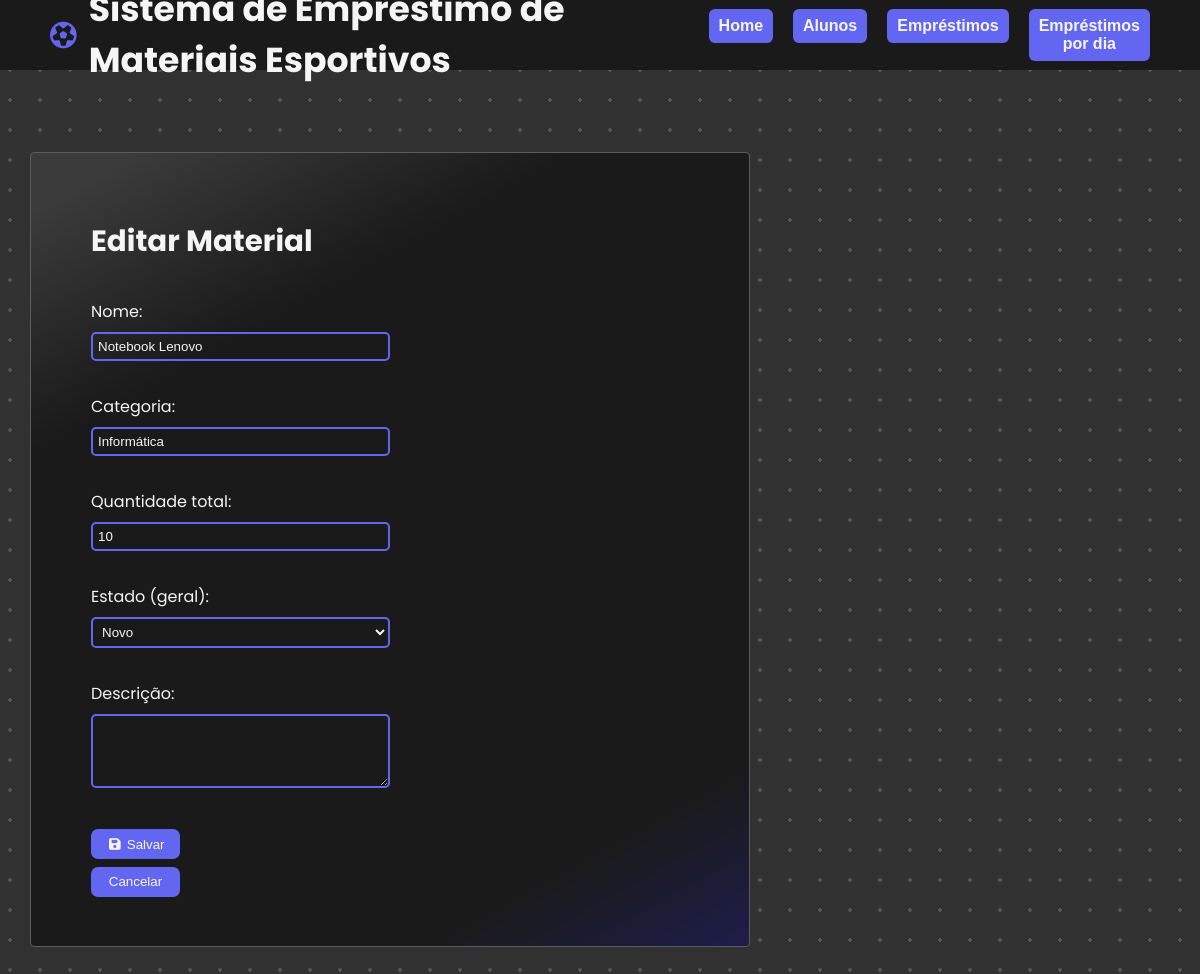
Page /public/index.php?entidade=material&acao=editar&id=1 on the earlier database version.
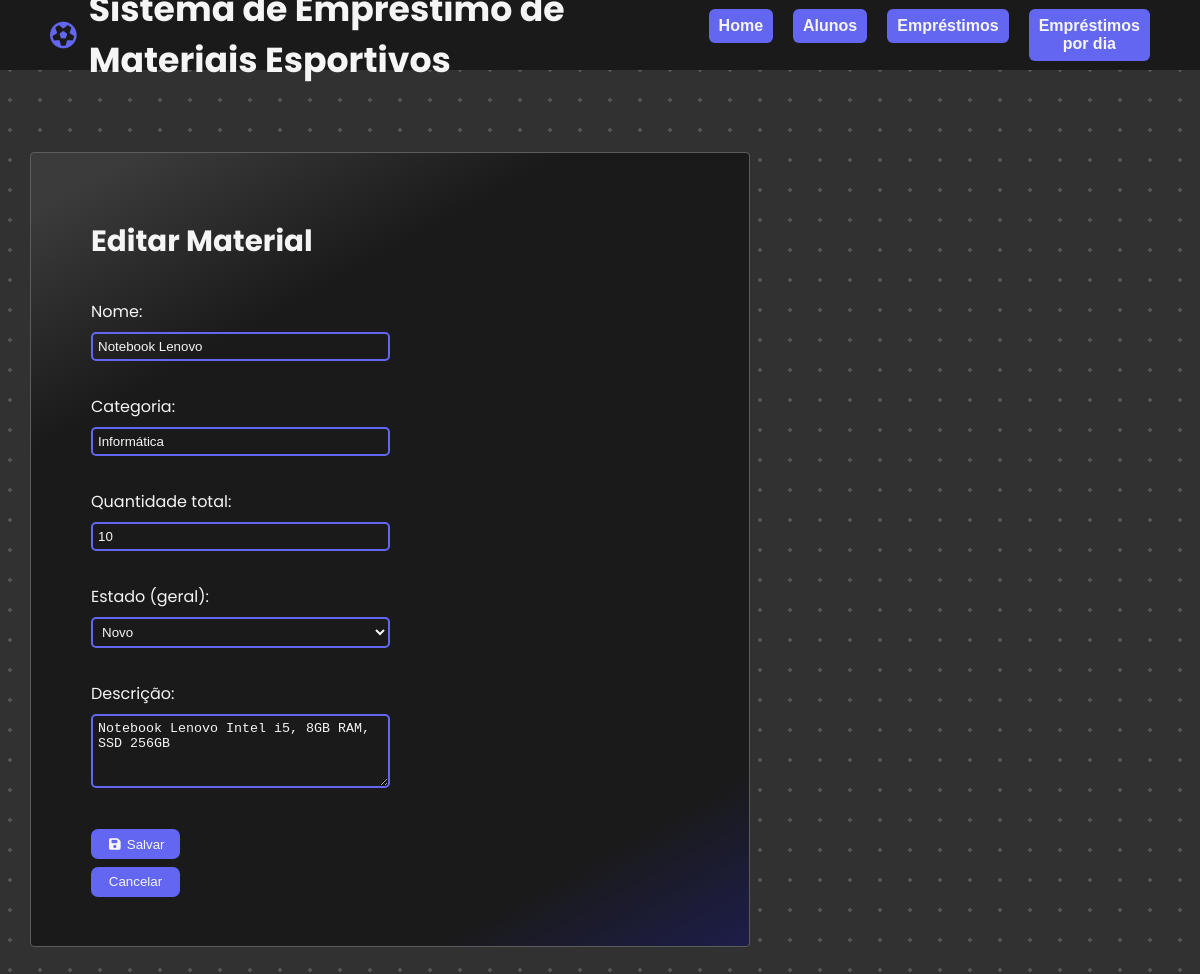
Same page on the later database version.
### tables this page shows
CREATE TABLE Material (
  id_material INT PRIMARY KEY AUTO_INCREMENT,
  nome VARCHAR(100),
  categoria VARCHAR(50),
  quantidade_total INT,
  quantidade_disp INT,
  estado VARCHAR(20),
  descricao varchar(200)
);

### config/db.php (called while the page is built, shortened)
<?php
function getPDO() {
  $host = '127.0.0.1';
  $db   = 'reservamateriais';
  $user = 'root';
  $pass = '';
  $dsn  = "mysql:host=$host;dbname=$db;charset=utf8";
  try {
    $pdo = new PDO($dsn, $user, $pass);
    $pdo->setAttribute(PDO::ATTR_ERRMODE, PDO::ERRMODE_EXCEPTION);
    $pdo->setAttribute(PDO::ATTR_DEFAULT_FETCH_MODE, PDO::FETCH_ASSOC);
    return $pdo;
  } catch (PDOException $e) {
    die('Erro de conexão: ' . $e->getMessage());
  }
}
function h($s) {
  return htmlspecialchars($s ?? '', ENT_QUOTES, 'UTF-8');
}

### src/dao/materialDAO.php (called while the page is built, shortened)
<?php
require_once __DIR__ . '/../../config/db.php';
class MaterialDAO {
  private $pdo;
  public function __construct() { $this->pdo = getPDO(); }
  public function buscarPorId($id) {
    $stmt = $this->pdo->prepare("SELECT id_material, nome, categoria, quantidade_total, quantidade_disp, estado, descricao
                                 FROM Material WHERE id_material = ?");
    $stmt->execute(array($id));
    return $stmt->fetch();
  }
}

### src/controller/material_editar.php (the view, shortened to what this page needs)
<!DOCTYPE html>
<html lang="pt-br">
<head>
    <link rel="stylesheet" href="assets/style.css">
    <link rel="stylesheet" href="https://cdnjs.cloudflare.com/ajax/libs/font-awesome/7.0.1/css/all.min.css"
 />
</head>
<body>
    <header>
        <div>
            <i class="fa-regular fa-futbol"></i>
            <h1>Sistema de Empréstimo de Materiais Esportivos</h1>
        </div>
        <div>
           <a href="?entidade=home&acao=index"><button type="button">Home</button></a>
            <a href="?entidade=aluno&acao=listar"><button type="button">Alunos</button></a>
            <a href="?entidade=emprestimo&acao=listar"><button type="button">Empréstimos</button></a>
            <a href="?entidade=emprestimo&acao=por_dia"><button type="button">Empréstimos por dia</button></a>
        </div>
    </header>
    <section id="corpo">
        <main>
            <?php
            require_once __DIR__ . '/../dao/MaterialDAO.php';
            $dao = new MaterialDAO();
            $id = isset($_GET['id']) ? $_GET['id'] : '';
            $material = $dao->buscarPorId($id);
            echo '<h2>Editar Material</h2>';
            echo '<form method="post">';
            echo 'Nome: <input type="text" name="nome" value="' . h($material['nome']) . '"><br>';
            echo 'Categoria: <input type="text" name="categoria" value="' . h($material['categoria']) . '"><br>';
            echo 'Quantidade total: <input type="number" name="quantidade_total" min="0" value="' . h($material['quantidade_total']) . '"><br>';
            $selNovo = $material['estado'] === 'Novo' ? ' selected' : '';
            $selBoa = $material['estado'] === 'Boa' ? ' selected' : '';
            $selRuim = $material['estado'] === 'Ruim' ? ' selected' : '';
            $selQueb = $material['estado'] === 'Quebrado' ? ' selected' : '';
            echo 'Estado (geral): <select name="estado">'
                . '<option value="Novo"' . $selNovo . '>Novo</option>'
                . '<option value="Boa"' . $selBoa . '>Boa</option>'
                . '<option value="Ruim"' . $selRuim . '>Ruim</option>'
                . '<option value="Quebrado"' . $selQueb . '>Quebrado</option>'
                . '</select><br>';
            echo 'Descrição:<br><textarea name="descricao" rows="4" cols="50">' . h($material['descricao'] ?? '') . '</textarea><br>';
            echo '<button type="submit"><i class="fa-solid fa-floppy-disk"></i> Salvar</button> ';
            echo '<a href="?entidade=material&acao=listar"><button type="button" class="formButton">Cancelar</button></a>';
            echo '</form>';
            ?>
        </main>
    </section>
</body>
</html>

Differences in the rows shown:
changed material "Notebook Lenovo": descricao (not shown) → "Notebook Lenovo Intel i5, 8GB RAM, SSD 256GB"
